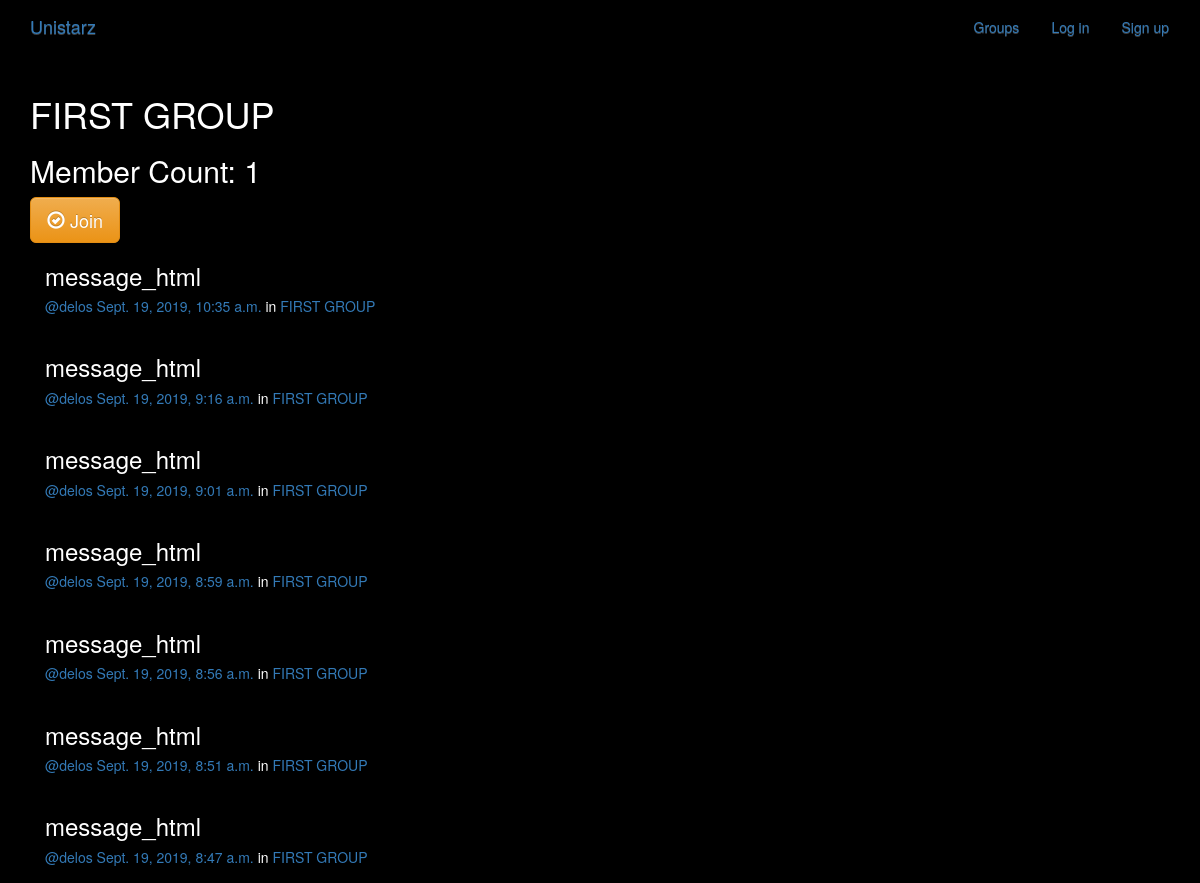
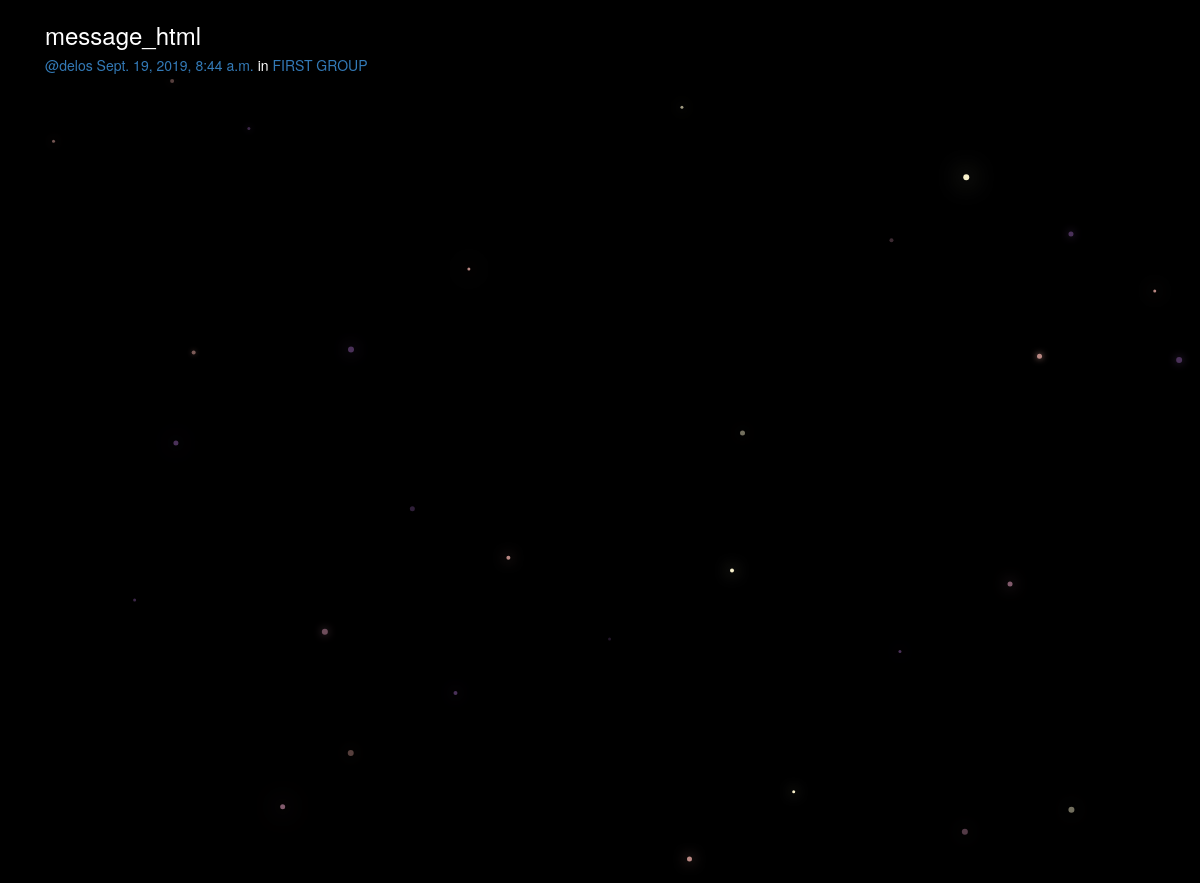
The app's page /groups/posts/in/first-group/ with its own data (2 pictures, top to bottom).
### groups/models.py (models this page shows, shortened)
class Group(models.Model):
    name = models.CharField(max_length=255, unique=True)
    slug = models.SlugField(allow_unicode=True, unique=True)
    description = models.TextField(blank=True, default='')
    description_html = models.TextField(editable=False, default='', blank=True)
    members = models.ManyToManyField(User,through="GroupMember")
    class Meta:
        ordering = ["name"]

### posts/models.py (models this page shows, shortened)
class Post(models.Model):
    user = models.ForeignKey(User, related_name="posts",on_delete=models.CASCADE)
    created_at = models.DateTimeField(auto_now=True)
    message = models.TextField()
    message_html = models.TextField(editable=False, default="")
    group = models.ForeignKey(Group, related_name="posts",null=True, blank=True,on_delete=models.CASCADE)
    class Meta:
        ordering = ["-created_at"]
        unique_together = ["user", "message"]

### groups/views.py (the view)
# urls.py: path("posts/in/<slug>/",views.SingleGroup.as_view(),name="single"),
class SingleGroup(generic.DetailView):
    model = Group

### groups/templates/groups/group_detail.html
{% extends "groups/group_base.html" %}
{% block pregroup %}
<h1>{{group.name}}</h1>
<h2> Member Count: {{group.members.count}}</h2>
  <div class="content">
				{% if user in group.members.all %}
					<a href="{% url 'groups:leave' slug=group.slug %}" class="btn btn-lg btn-fill btn-warning"><span class="glyphicon glyphicon-remove-circle"></span> Leave</a>
				{% else %}
					<a href="{% url 'groups:join' slug=group.slug %}" class="btn btn-lg btn-fill btn-warning"><span class="glyphicon glyphicon-ok-circle"></span> Join</a>
				{% endif %}
</div>
{% endblock %}
{% block group_content %}
<div class="col-md-8">
	{% if group.posts.count == 0 %}
	<h2>No posts in this group yet!</h2>
	{% else %}
		{% for post in group.posts.all %}
			{% include "posts/_post.html" %}
		{% endfor %}
	{% endif %}
</div>
{% endblock %}

### posts/templates/posts/_post.html (shortened to what this page needs)
<div class="post media">
	<h3>{{ post.message_html|safe }}</h3>
	<div class="media-body">
		<h5 class="media-heading">
			<span class="username"><a href="{% url 'posts:for_user' username=post.user.username %}">@{{ post.user.username }}</a></span>
			<time class="time"><a href="{% url 'posts:single' username=post.user.username pk=post.pk %}">{{ post.created_at }}</a></time>
			{% if post.group %}
			<span class="group-name">in <a href="#">{{ post.group.name }}</a></span>
			{% endif %}
		</h5>
	</div>
</div>

### static/simplesocial/css/master.css (style rules this page uses)
body { margin: 0; overflow: hidden; background-color: black; color:white; }

### records on screen
Group: name "FIRST GROUP", members.count "1"
Post: message_html "message_html", user.username "delos", created_at "Sept. 19, 2019, 10:35 a.m.", group.name "FIRST GROUP"
Post: message_html "message_html", user.username "delos", created_at "Sept. 19, 2019, 9:16 a.m.", group.name "FIRST GROUP"
Post: message_html "message_html", user.username "delos", created_at "Sept. 19, 2019, 9:01 a.m.", group.name "FIRST GROUP"
Post: message_html "message_html", user.username "delos", created_at "Sept. 19, 2019, 8:59 a.m.", group.name "FIRST GROUP"
Post: message_html "message_html", user.username "delos", created_at "Sept. 19, 2019, 8:56 a.m.", group.name "FIRST GROUP"
Post: message_html "message_html", user.username "delos", created_at "Sept. 19, 2019, 8:51 a.m.", group.name "FIRST GROUP"
Post: message_html "message_html", user.username "delos", created_at "Sept. 19, 2019, 8:47 a.m.", group.name "FIRST GROUP"
Post: message_html "message_html", user.username "delos", created_at "Sept. 19, 2019, 8:44 a.m.", group.name "FIRST GROUP"
